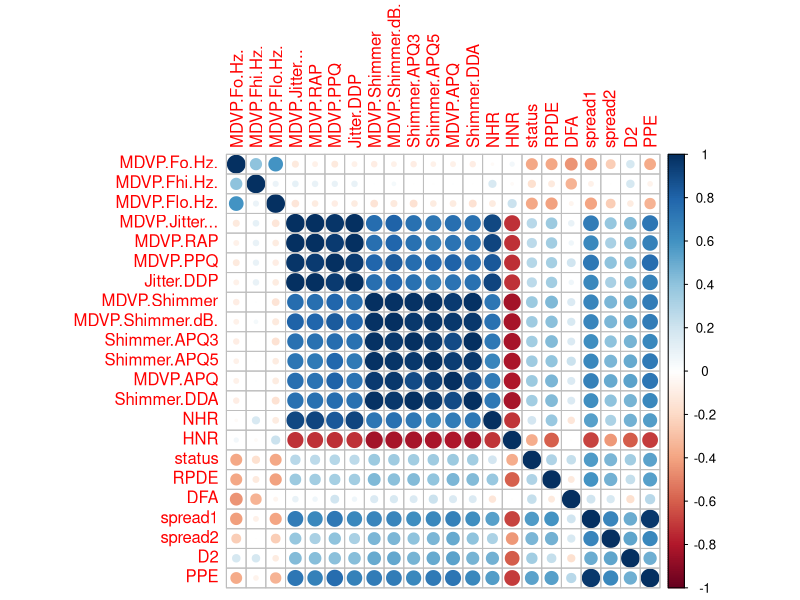
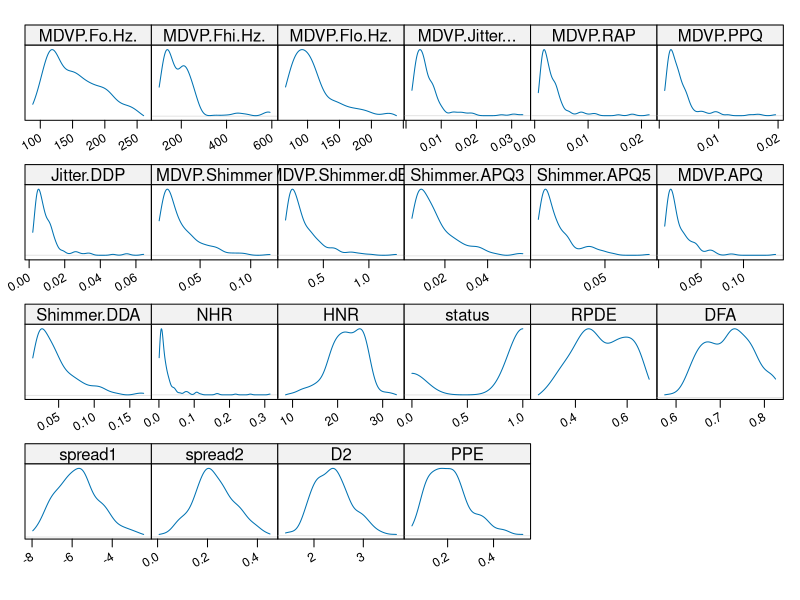
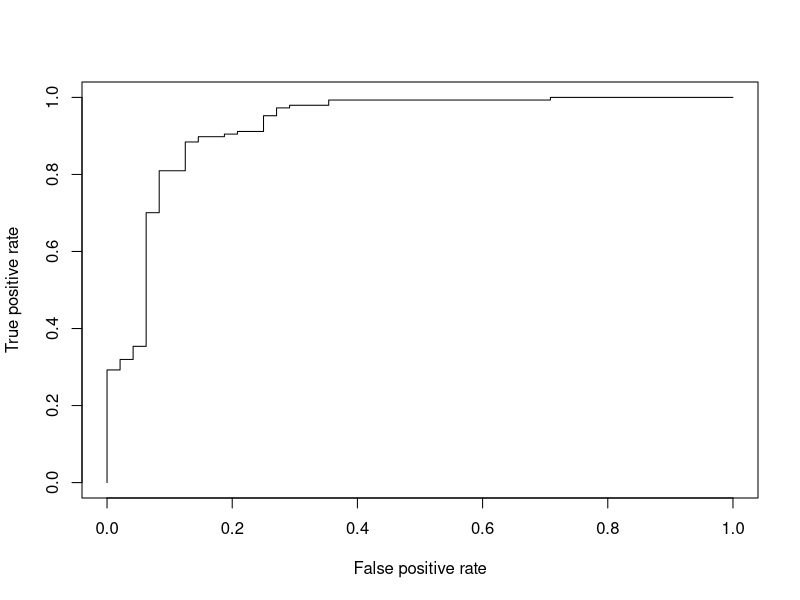
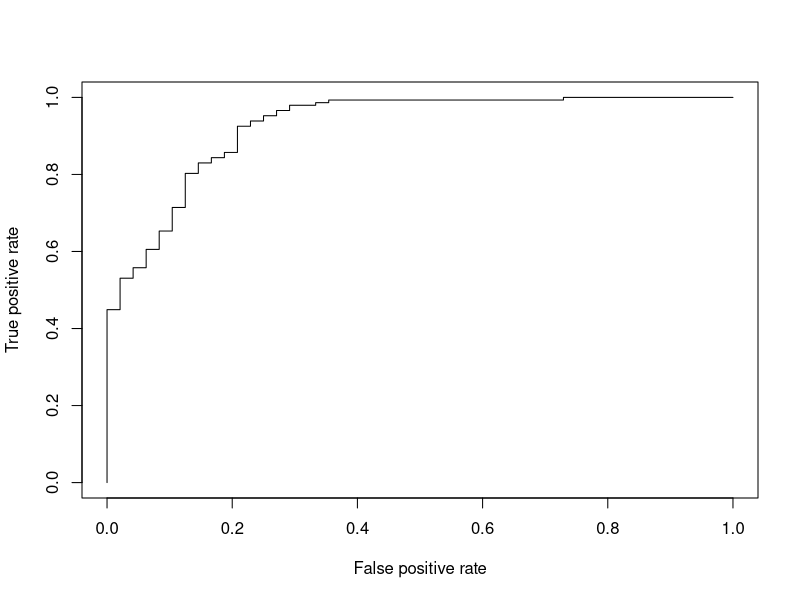

Write R code to recreate these figures, in order.
## ---- chunk 1
library(lattice)
library(ggplot2)
library(ROCR)
library(latticeExtra)
library(corrplot)
library(MASS)
library(e1071)
library(knitr)
library(nnet)
library(caret)
library(stats)

ROC <- function(predicted, actual, ...) {
  pred <- prediction(predicted, as.numeric(actual))
  roc <- performance(pred, measure = "tpr",
  x.measure = "fpr", ...)
  roc
}

simple.predict.da <- function(...) predict(...)$class
simple.predict.glm <- function(x, newdata, ...) {
  response <- predict(x, newdata, type = "response", ...)
  factor(levels(x$model[, 1])[1 + as.integer(response > 0.5)]) 
}

park.data <- read.csv("data/parkinsons.csv", comment.char = "#")
park.data$name <- NULL
park.data$MDVP.Jitter.Abs. <- NULL
names(park.data)

## ---- chunk 2
corrplot(cor(park.data))
marginal.plot(park.data)
## ---- chunk 3
park.idx <- sample(nrow(park.data), size = nrow(park.data) * 0.666)
park.data.train <- park.data[park.idx,]
park.data.test <- park.data[-park.idx,]
## ---- chunk 4

my.lda <- function(formula) {
  park.lda1 <- lda(formula , data = park.data.train)
  print(park.lda1)
  park.pred1 <- predict(park.lda1, park.data.test)
  
  print(table(park.pred1$class, park.data.test$status))
  print(mean(park.pred1$class != park.data.test$status))

  print(tune(lda, formula, data = park.data, predict.func = simple.predict.da, tunecontrol = tune.control(sampling = "cross")))
  return(park.lda1)
}

model.lda <- my.lda(as.factor(status)  ~ .)

## ---- chunk 5
my.bayes <- function(formula) {
  park.bayes <- naiveBayes(formula , data = park.data.train)
  print(park.bayes)
  park.pred1 <- predict(park.bayes, park.data.test)
  
  print(table(park.pred1, park.data.test$status))
  print(mean(park.pred1 != park.data.test$status))

  print(tune(naiveBayes, formula, data = park.data))  
  return(park.bayes)
}
model.bayes <- my.bayes(as.factor(status) ~ .)

## ---- chunk 6
my.multinom <- function(formula) {
  park.multinom <- multinom(formula , data = park.data.train, maxit=3000, trace=FALSE)
  
  print(park.multinom)
  park.pred1 <- predict(park.multinom, park.data.test)
  
  print(table(park.pred1, park.data.test$status))
  print(mean(park.pred1 != park.data.test$status))
  

  print(tune(multinom, formula, data = park.data, maxit=3000, tunecontrol =tune.control(sampling = "cross"), trace=FALSE))  
  return(park.multinom)
}

model.multinom <- my.multinom(as.factor(status) ~ .)

## ---- chunk 7

park.multinom <- multinom(as.factor(status) ~ . , data = park.data.train, maxit=3000, trace=FALSE)
park.multinom.aic <- stepAIC(park.multinom,trace=FALSE)
park.multinom.aic$call

## ---- chunk 8
model.multinom.aic <- my.multinom(as.factor(status) ~ MDVP.Fo.Hz. + MDVP.Flo.Hz. + 
    MDVP.Jitter... + Jitter.DDP + MDVP.Shimmer + Shimmer.APQ3 + 
    Shimmer.DDA + NHR + RPDE + spread1 + spread2 + PPE)
## ---- chunk 9
my.glm <- function(formula) {
  model.glm <- glm(formula, data = park.data.train, family = binomial(link = "logit"))
  print(model.glm)
  park.pred1 <-simple.predict.glm(model.glm, newdata=park.data.test, measure = "max")
  print(table(park.pred1, park.data.test$status))
  print(mean(park.pred1 != park.data.test$status)) 
  
  glm.tune = tune(glm, formula, data = park.data, family = binomial(link = "logit"), predict.func = simple.predict.glm, tunecontrol = tune.control(sampling = "cross"), trace=FALSE)
  print(glm.tune)
  return(model.glm)
}
model.glm <- my.glm(as.factor(status) ~ .)

## ---- chunk 10

model.glm.aic <- stepAIC(model.glm, trace=FALSE)
## ---- chunk 11
model.glm.aic <- my.glm(model.glm.aic$formula)
## ---- chunk 12

mode.lda2 <- my.lda(as.factor(status)  ~ MDVP.Jitter... + MDVP.RAP + MDVP.Shimmer + Shimmer.APQ5 + Shimmer.DDA + DFA + D2 + PPE)
model.lda3 <- my.lda(as.factor(status)  ~ MDVP.Fo.Hz. + MDVP.Flo.Hz. + 
    MDVP.Jitter... + Jitter.DDP + MDVP.Shimmer + Shimmer.APQ3 + 
    Shimmer.DDA + NHR + RPDE + spread1 + spread2 + PPE)
## ---- chunk 13

park.data <- read.csv("data/parkinsons.csv", comment.char = "#")
park.data$MDVP.Jitter.Abs. <- NULL
park.data = aggregate(subset(park.data, select = c(-name, -status)), list(park.data$name, park.data$status), mean)
names(park.data)[2] = "status"
park.data$Group.1 <- NULL

park.idx <- sample(nrow(park.data), size = nrow(park.data) * 0.666)
park.data.train <- park.data[park.idx,]
park.data.test <- park.data[-park.idx,]

## ---- chunk 14
model.glm.group.simple <- my.glm(as.factor(status) ~ .) 
model.glm.group.aic <- stepAIC(model.glm.group.simple, trace=FALSE)


## ---- chunk 15
model.glm.group <- my.glm(model.glm.group.aic$formula)

plot(ROC(predict(model.glm.group, park.data), park.data$status))
plot(ROC(predict(model.glm.aic, park.data), park.data$status))
## ---- chunk 16

model.lda.group <-my.lda(as.factor(status)  ~ MDVP.Fo.Hz. + MDVP.Flo.Hz. + MDVP.Jitter... + Jitter.DDP + MDVP.Shimmer + Shimmer.APQ3 + Shimmer.DDA + NHR + RPDE + spread1 + spread2 + PPE)

## ---- chunk 17
AIC(model.multinom, model.multinom.aic, model.glm, model.glm.aic, model.glm.group)

anova(model.glm.aic, model.glm.group)
